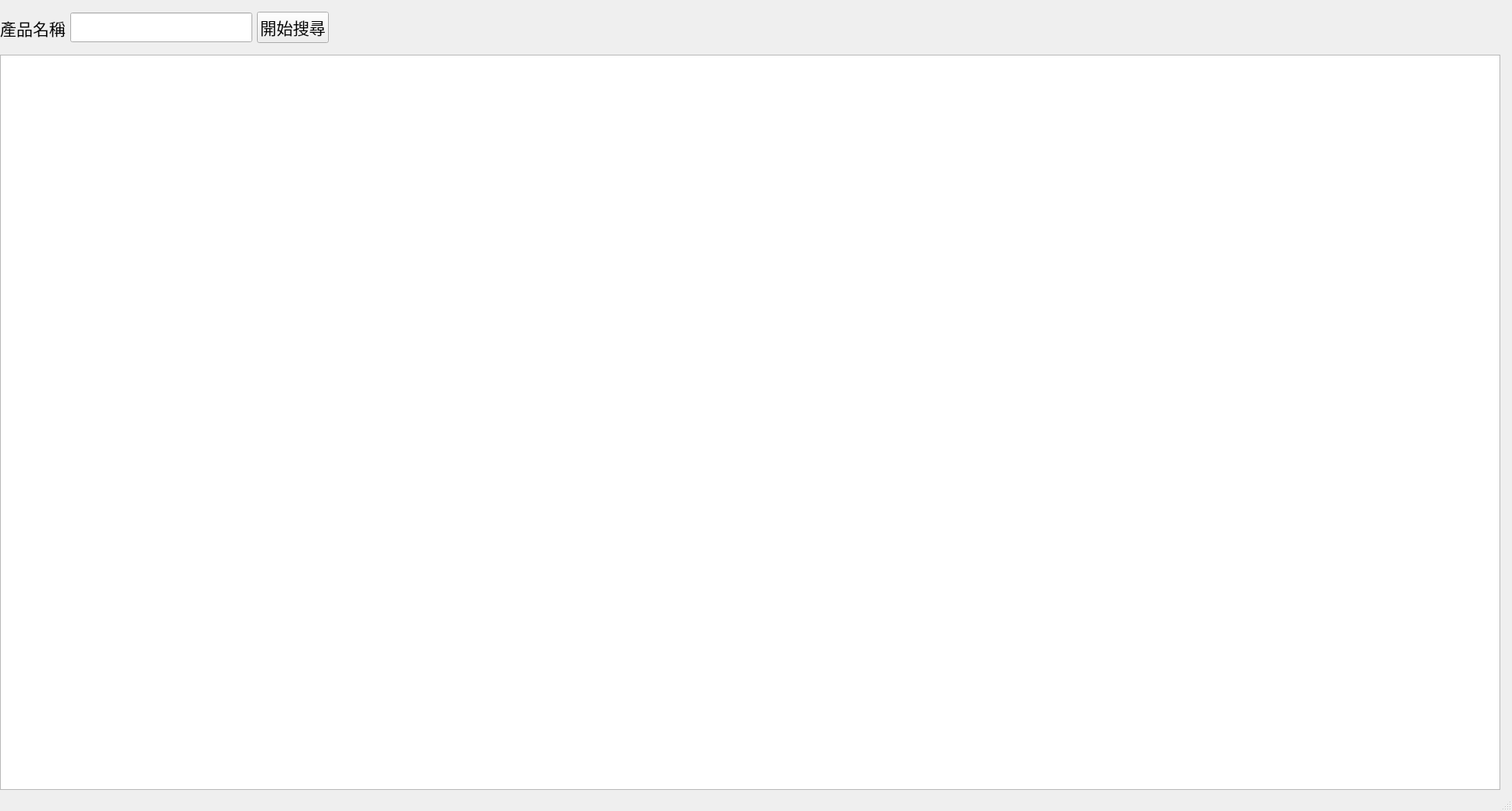
<?xml version="1.0" encoding="UTF-8"?>
<ui version="4.0">
 <class>MainWindow</class>
 <widget class="QMainWindow" name="MainWindow">
  <property name="geometry">
   <rect>
    <x>0</x>
    <y>0</y>
    <width>1936</width>
    <height>1038</height>
   </rect>
  </property>
  <property name="windowTitle">
   <string>Shopee</string>
  </property>
  <widget class="QWidget" name="centralwidget">
   <widget class="QWidget" name="layoutWidget">
    <property name="geometry">
     <rect>
      <x>0</x>
      <y>0</y>
      <width>421</width>
      <height>71</height>
     </rect>
    </property>
    <layout class="QHBoxLayout" name="horizontalLayout">
     <item>
      <widget class="QLabel" name="label">
       <property name="font">
        <font>
         <family>標楷體</family>
         <pointsize>16</pointsize>
        </font>
       </property>
       <property name="text">
        <string>產品名稱</string>
       </property>
       <property name="alignment">
        <set>Qt::AlignCenter</set>
       </property>
      </widget>
     </item>
     <item>
      <widget class="QLineEdit" name="lineEdit_itemname">
       <property name="font">
        <font>
         <family>標楷體</family>
         <pointsize>16</pointsize>
        </font>
       </property>
      </widget>
     </item>
     <item>
      <widget class="QPushButton" name="pushButton_search">
       <property name="font">
        <font>
         <family>標楷體</family>
         <pointsize>16</pointsize>
        </font>
       </property>
       <property name="text">
        <string>開始搜尋</string>
       </property>
      </widget>
     </item>
    </layout>
   </widget>
   <widget class="QTableWidget" name="tableWidget_commodity">
    <property name="geometry">
     <rect>
      <x>0</x>
      <y>70</y>
      <width>1921</width>
      <height>941</height>
     </rect>
    </property>
    <property name="font">
     <font>
      <family>標楷體</family>
      <pointsize>16</pointsize>
     </font>
    </property>
   </widget>
  </widget>
  <widget class="QMenuBar" name="menubar">
   <property name="geometry">
    <rect>
     <x>0</x>
     <y>0</y>
     <width>1936</width>
     <height>21</height>
    </rect>
   </property>
  </widget>
  <widget class="QStatusBar" name="statusbar"/>
 </widget>
 <resources/>
 <connections/>
</ui>
